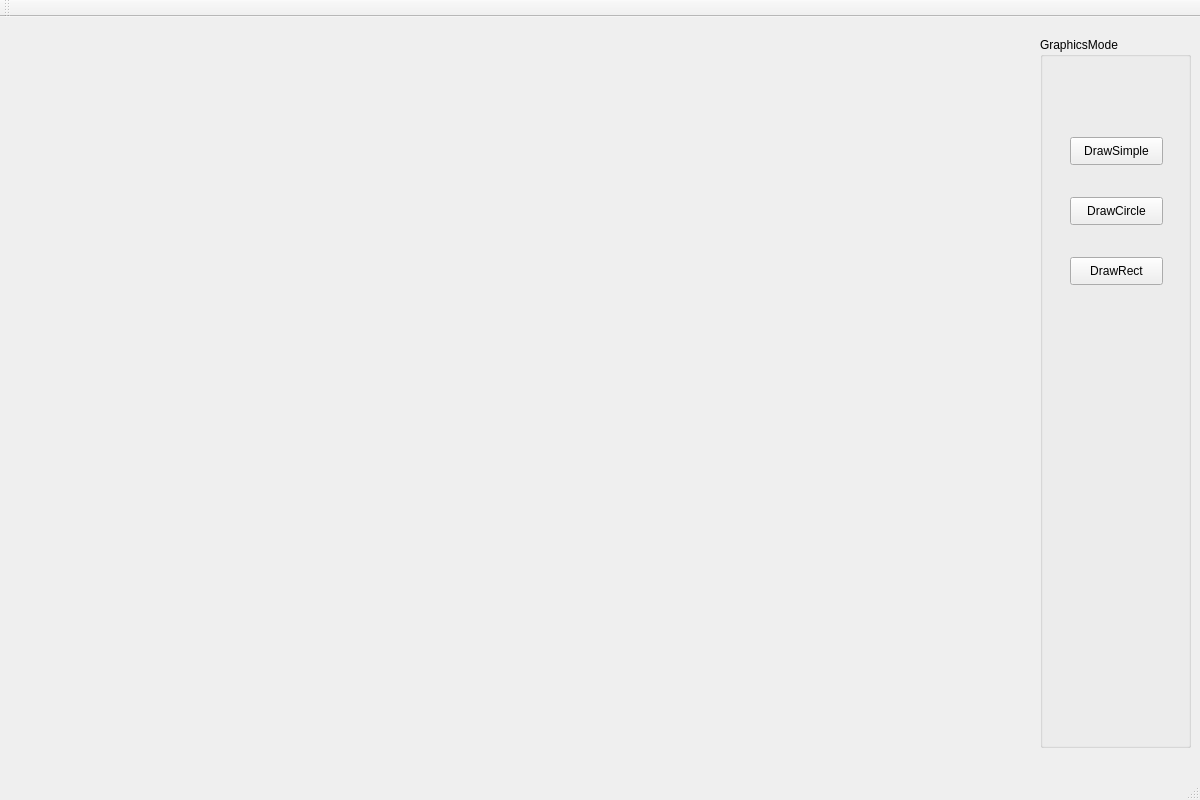
<?xml version="1.0" encoding="UTF-8"?>
<ui version="4.0">
 <class>MainWindow</class>
 <widget class="QMainWindow" name="MainWindow">
  <property name="geometry">
   <rect>
    <x>0</x>
    <y>0</y>
    <width>1200</width>
    <height>800</height>
   </rect>
  </property>
  <property name="windowTitle">
   <string>MainWindow</string>
  </property>
  <widget class="QWidget" name="centralWidget">
   <widget class="graphics" name="GrapicsPresenter" native="true">
    <property name="geometry">
     <rect>
      <x>10</x>
      <y>20</y>
      <width>1021</width>
      <height>711</height>
     </rect>
    </property>
   </widget>
   <widget class="QGroupBox" name="GraphicsControl">
    <property name="geometry">
     <rect>
      <x>1040</x>
      <y>20</y>
      <width>151</width>
      <height>711</height>
     </rect>
    </property>
    <property name="title">
     <string>GraphicsMode</string>
    </property>
    <widget class="QPushButton" name="BtnDrawSimple">
     <property name="geometry">
      <rect>
       <x>30</x>
       <y>100</y>
       <width>93</width>
       <height>28</height>
      </rect>
     </property>
     <property name="text">
      <string>DrawSimple</string>
     </property>
    </widget>
    <widget class="QPushButton" name="BtnDrawwCircle">
     <property name="geometry">
      <rect>
       <x>30</x>
       <y>160</y>
       <width>93</width>
       <height>28</height>
      </rect>
     </property>
     <property name="text">
      <string>DrawCircle</string>
     </property>
    </widget>
    <widget class="QPushButton" name="btnDrawRect">
     <property name="geometry">
      <rect>
       <x>30</x>
       <y>220</y>
       <width>93</width>
       <height>28</height>
      </rect>
     </property>
     <property name="text">
      <string>DrawRect</string>
     </property>
    </widget>
   </widget>
  </widget>
  <widget class="QMenuBar" name="menuBar">
   <property name="geometry">
    <rect>
     <x>0</x>
     <y>0</y>
     <width>1200</width>
     <height>26</height>
    </rect>
   </property>
  </widget>
  <widget class="QToolBar" name="mainToolBar">
   <attribute name="toolBarArea">
    <enum>TopToolBarArea</enum>
   </attribute>
   <attribute name="toolBarBreak">
    <bool>false</bool>
   </attribute>
  </widget>
  <widget class="QStatusBar" name="statusBar"/>
 </widget>
 <layoutdefault spacing="6" margin="11"/>
 <customwidgets>
  <customwidget>
   <class>graphics</class>
   <extends>QWidget</extends>
   <header>graphics.h</header>
   <container>1</container>
  </customwidget>
 </customwidgets>
 <resources/>
 <connections/>
</ui>
